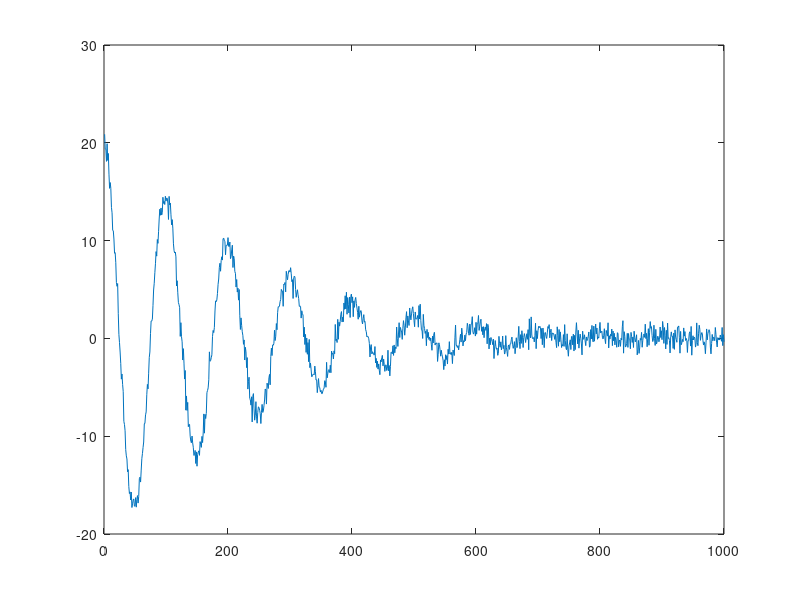

This figure's MATLAB source: (Note: this script raises an error after producing the figure.)


% N = 100;
% f = [.3 .4];
% A = 20*[1 1];
% beta = [0.05 0.01];
% gamma = 1*[0.1 0.00001];

N = 1000;
f = [.01 0];
A = 20*[1 0];
d = 0.03;
beta = d*[0.1 0.00];
gamma = d^2*[0.003 0.0000];

e = (randn(1,N) + 1i*randn(1,N))/sqrt(2); %noises
t = cumsum(ones(1,N));
y = A(1)*exp(1j*2*pi*f(1)*t-beta(1)*t-gamma(1)*t.^2);
y = y+A(2)*exp(1j*2*pi*f(2)*t-beta(2)*t-gamma(2)*t.^2);
y = y+e;
plot(real(y))

%% DSURE-skattning

lambda = 0.1; %lambda =0.1 funkar inte alls
[f_es,x_es,beta_es]=SURE_IR_bfv_FE_fastER2(y',N,1:N,lambda);
disp('Frequency estimates:')
disp(f_es)
disp('Beta estimates')
disp(beta_es)
plot(f_es);

%% WSEMA-skattning

[ fEst, betaEst, zEst ] = WSEMA_1D_FE(y',[1:N]',10,5,5,0.1,5,10,0);
disp('Frequency estimates:')
disp(1-fEst)
disp('Beta estimates')
disp(betaEst)

%% WSEMA-skattning Voigt

[ fEst, betaEst, gammaEst, zEst ] = WSEMA_1D_VOIGT(y',[1:N]',10,5,5,0.1,5,10,0);
disp('Frequency estimates:')
disp(1-fEst)
disp('Beta estimates')
disp(betaEst)
disp('Gamma estimates')
disp(gammaEst)

%% Monte Carlo
close all
rng(0)

N=100; %antal simuleringar
MSE = ones(3,N);
n = 100;
f = .1; 
A = 50;
d = 0.3;
beta = 1e-3;
gamma = 2e-4;

sigma = 1; %noise std

Avec = logspace(-0.3, 2, 10);

crbVec = zeros(5, length(Avec));
MSEvec = zeros(3, length(Avec));

fEst_vec = zeros(1, N);


for ii = 1:numel(Avec)

    A = Avec(ii);
    nls_loops = 10*ii;
    MSE(1,:) = f*ones(1,N);
    MSE(2,:) = beta*ones(1,N);
    MSE(3,:) = gamma*ones(1,N);

    for i=1:N
        phi = 2*pi*rand;
        e = sigma*((randn(1,n) + 1i*randn(1,n)))/sqrt(2); %noises
        t = cumsum(ones(1,n));
        y = A*exp(1j*2*pi*f*t-beta*t-gamma*t.^2)*exp(1j*phi);
        %y = y+A(2)*exp(1j*2*pi*f(2)*t-beta(2)*t-gamma(2)*t.^2);
        y = y+e;
        
        [ fEst, betaEst, gammaEst, zEst ] = WSEMA_1D_VOIGT(y',[1:n]',20,3,2,0.1,10,nls_loops,0);
        [~, index] = max(abs(zEst));
        fEst = 1-fEst(index);
        fEst_vec(i) = fEst;
        betaEst = betaEst(index);
        gammaEst = gammaEst(index);
        
        MSE(1,i) = (MSE(1,i)-fEst)^2;
        MSE(2,i) = (MSE(2,i)-betaEst)^2;
        MSE(3,i) = (MSE(3,i)-gammaEst)^2;
        disp("Simulation: " + i/N);
        
    end

crbVec(:, ii) = voigtCRB(f, beta, gamma, A, 0, n, sigma);
MSEvec(:, ii) = mean(MSE,2); 
disp("SNR: " + ii/length(Avec))
end

SNR = 10*log10(Avec.^2/sigma);
logMSE = -10*log10(MSEvec);
figure(1)
hold on
plot(SNR, logMSE(1,:), '.-');
plot(SNR, -10*log10(crbVec(1,:)));
title("Frequency MSE")
figure(2)
hold on
title("Beta MSE");
plot(SNR, logMSE(2,:), '.-');
plot(SNR, -10*log10(crbVec(2,:)));
figure(3)
hold on
title("Gamma MSE")
plot(SNR, logMSE(3, :), '.-');
plot(SNR, -10*log10(crbVec(3,:)));
%% CRLB of beta for varying gamma
close all
rng(0)

N=100; %antal simuleringar
n = 100;
f = 0.05;
A = 20;
d = 0.3;
beta =linspace(0.0, 5e-3, 100);
gamma = [1e-4, 3e-4, 1e-5];
crbBeta = zeros(3, N);


sigma = 1; %noise std
for i = 1:length(gamma)
   for ii = 1:length(beta)
       temp = voigtCRB(f, beta(ii), gamma(i), A, 0, N, 1);
       crbBeta(i,ii) = (100*sqrt(temp(2)))/beta(ii);
   end
end


semilogy(beta, crbBeta);
legend(["gamma1 = " + gamma(1), "gamma2 = " + gamma(2), "gamma3 = " + gamma(3)]);
%% CRLB of gamma for varying beta


close all
rng(0)

N=100; %antal simuleringar
n = 100;
f = 0.05;
A = 50;
d = 0.3;
gamma =linspace(0.0, 5e-4, 100);
beta = [1e-4, 3e-4, 1e-6];
crbGamma = zeros(3, N);


sigma = 1; %noise std
for i = 1:length(beta)
   for ii = 1:length(gamma)
       temp = voigtCRB(f, beta(i), gamma(ii), A, 0, N, 1);
       crbGamma(i,ii) = (100*sqrt(temp(3)))/gamma(ii);
   end
end


semilogy(gamma, crbGamma);
legend(["beta1 = " + beta(1), "beta2 = " + beta(2), "beta3 = " + beta(3)]);

%%
disp('Freq.  MSE')
disp(mean(RMSE(1,:)))
disp('Beta.  MSE')
disp(mean(RMSE(2,:)))
disp('Gamma.  MSE')
disp(mean(RMSE(3,:)))
disp('Gamma.  CRB')
disp(vCRB)
disp('Gamma.RMSE/gammaCRB')
disp(sqrt(mean(MSE(3,:)))/vCRB);
%% 2D Monte Carlo
close all
rng(0)

N=20; %antal simuleringar

n = 100;
f = [.1 0.3]; 
A = [50 50];
d = 0.3;
beta = [1e-3 5e-4];
gamma = [2e-4 7e-5];

sigma = 1; %noise std

Avec = logspace(0.2, 2, 5);

crbVec = zeros(5*length(f), length(Avec));
betaCRB_test = zeros(3*length(f), length(Avec));
MSEvec = zeros(3*length(f), length(Avec));

fEst_vec = zeros(1, N);
bias_beta = zeros(2, N);
bias_beta_vec = zeros(2, length(Avec));
bias_gamma = zeros(2,N);

for ii = 1:numel(Avec)

    A = Avec(ii);
    nls_loops = 20*ii;
     
  
    MSE = zeros(3*length(f),N);

    for i=1:N
        phi1 = 2*pi*rand;
        phi2 = 2*pi*rand;
        e = sigma*((randn(1,n) + 1i*randn(1,n)))/sqrt(2); %noises
        t = [0:n-1]';
        y = A*exp(1j*2*pi*f(1)*t-beta(1)*t-gamma(1)*(t.^2))*exp(1j*phi1);
        y = y+A*exp(1j*2*pi*f(2)*t-beta(2)*t-gamma(2)*(t.^2))*exp(1j*phi2);
        y = y+e';
        
        [ fEst, betaEst, gammaEst, zEst ] = WSEMA_1D_VOIGT(y,t,20,3,2,0.1,10,nls_loops,0);
        %[ fEst, betaEst, gammaEst, zEst ] = WSEMA_1D_VOIGT(y',[1:n]',20,3,2,0.15,10,nls_loops,0);
        [~, index] = sort(abs(zEst), 'descend');
        %fEst = %1-fEst(index);
        fEst = fEst(1:length(f));
        [fEst, I] = sort(fEst);
        betaEst = betaEst(index);
        betaEst = betaEst(I);
        %betaEst = sort(betaEst, 'descend');
        gammaEst = gammaEst(index);
        gammaEst = gammaEst(I);
        %gammaEst = sort(gammaEst, 'descend');
        bias_beta(:,i) = (betaEst-beta)';
        MSE(1:2,i) = (f-fEst)'.^2;        
        MSE(3:4,i) = (beta-betaEst)'.^2;
        MSE(5:6,i) = (gamma-gammaEst)'.^2;
        disp("Simulation: " + i/N);
        
    end

crbVec(:, ii) = voigtCRB(2*pi*f, beta, gamma, [A A], [0.0 0.0], n, sigma);
bias_beta_vec(:, ii) = mean(bias_beta, 2);
MSEvec(:, ii) = mean(MSE,2); 
disp("SNR: " + ii/length(Avec))
end
fCRB = crbVec(1:length(f), :);
betaCRB = crbVec(length(f)+1:2*length(f), :);
gammaCRB = crbVec(2*length(f)+1:3*length(f), :);
SNR = 10*log10(Avec.^2/sigma);
logMSE = -10*log10(MSEvec);
figure(2)
betaCRB_test = betaCRB_test(1:2, :);
hold on
title("Beta MSE");
plot(SNR, logMSE(3,:), 'r.-');
plot(SNR, -10*log10(betaCRB(1,:)), 'r');
plot(SNR, logMSE(4,:), 'g.-');
plot(SNR, -10*log10(betaCRB(2,:)), 'g');
figure(3)
hold on
title("Gamma MSE")
plot(SNR, logMSE(5, :), 'r.-');
plot(SNR, -10*log10(gammaCRB(1,:)), 'r');
plot(SNR, logMSE(6, :), 'g.-');
plot(SNR, -10*log10(gammaCRB(2,:)), 'g');
%% Test single signal
n = 100;
f = [.1 0.3]; 
A = 50;
beta = [0.001 0.0001];
gamma = [0.0002 0.00007];
%gamma = [0.0 0.0];
nls_loops = 200;
sigma = 1;

phi1 = 2*pi*rand;
phi2 = 2*pi*rand;
e = sigma*((randn(1,n) + 1i*randn(1,n)))/sqrt(2); %noises
t = [1:n]';
y = A*exp(1j*2*pi*f(1)*t-beta(1)*t-gamma(1)*(t.^2));%*exp(1j*phi1);
y = y+A*exp(1j*2*pi*f(2)*t-beta(2)*t-gamma(2)*(t.^2));%*exp(1j*phi2);
y = y+e';
[ fEst, betaEst, gammaEst, zEst ] = WSEMA_1D_VOIGT(y,t,20,3,2,0.2,10,nls_loops,0)
voigtCRB(f, beta, gamma, [A A], [0.0 0.0], n, sigma)
%fEst = 0.100017579249385   0.300000446093649
